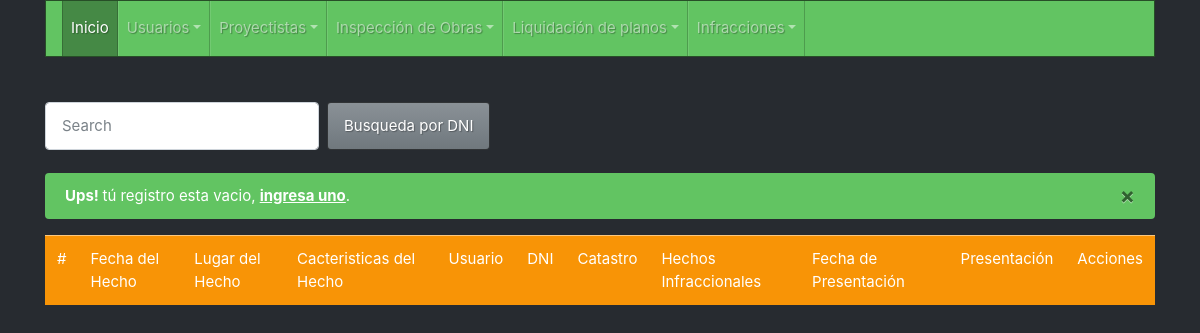
The page /inspeccion/buscar/ on the database as committed earlier.
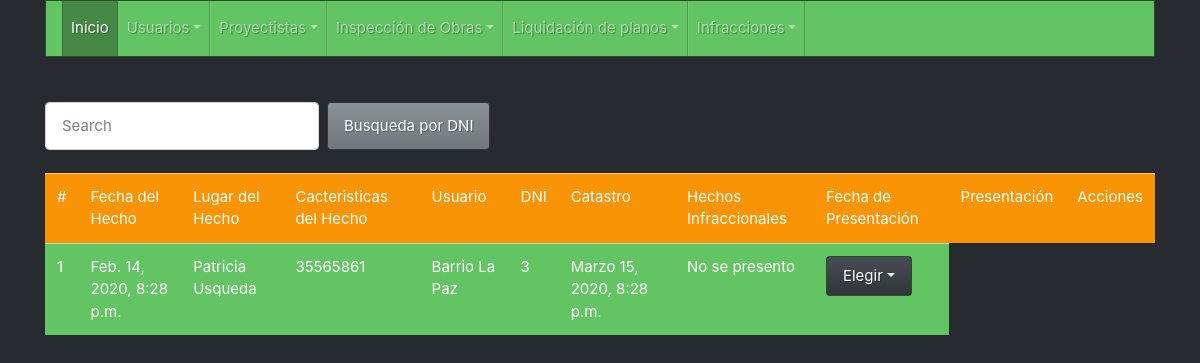
The same page on the database as committed later.
### obra/models.py (models this page shows)
class Obra(models.Model):
    fecha = models.DateTimeField(help_text='01/01/2020 09:00')
    usuario = models.ForeignKey(Usuario, null=False, blank=False, on_delete=models.CASCADE)
    ubicacion_obra = models.CharField(max_length=100)
    dias = models.IntegerField()
    presentacion = models.NullBooleanField(default=False)
    fecha_limite = models.DateTimeField(null=True, blank=True)
    fecha_presenta = models.DateField(null=True, blank=True)

### usuario/models.py (models this page shows, shortened)
class Usuario(models.Model):
    nombre = models.CharField(max_length=50)
    dni = models.CharField(max_length=8, unique=True)
    direccion = models.CharField(max_length=50, verbose_name='dirección')
    catastro = models.CharField(max_length=50)
    tel = models.CharField(max_length=10, null=True, blank=True)

### obra/views.py (the view)
# urls.py: path('buscar/', views.obra_search, name='obra_buscar'),
def obra_search(request):
    buscar = request.POST.get('buscalo')
    if buscar:
        obra=Obra.objects.filter(usuario__dni__contains=buscar)
    else:
        obra = Obra.objects.all()
        paginator = Paginator(obra, 7)
        page = request.GET.get('page')
        obra = paginator.get_page(page)
    for i in obra:
        i.fecha_limite = i.fecha + datetime.timedelta(days=30)
    contexto = {'object_list': obra,'f_actual':datetime.datetime.now(timezone.utc)}
    return render(request, 'obra/buscar.html',contexto)

### templates/obra/buscar.html (shortened to what this page needs)
{% extends 'base/base.html' %}
{% block content %}
<br>
<br>
<form class="form-inline my-2 my-lg-0" type="get" method="POST" action="{%url 'obra_buscar'%}">
    <input class="form-control mr-sm-2" type="text" placeholder="Search" name="buscalo" id="busca">
    <button class="btn btn-secondary my-2 my-sm-0" type="submit" href="" id="botonBus">Busqueda por DNI</button>
</form>
<br>
<table class="table table-hover">
    <thead>
    <tr class="table-warning" >
        <td scope="col">#</td>
        <td scope="col">Fecha del Hecho</td>
        <td scope="col">Lugar del Hecho</td>
        <td scope="col">Cacteristicas del Hecho</td>
        <td scope="col">Usuario</td>
        <td scope="col">DNI</td>
        <td scope="col">Catastro</td>
        <td scope="col">Hechos Infraccionales</td>
        <td scope="col">Fecha de Presentación</td>
        <td scope="col">Presentación</td>
        <td scope="col">Acciones</td>
    </tr>
    </thead>
    <tbody>
{% if object_list%}
            {%for obra in object_list%}
                {% if obra.presentacion == True or f_actual < obra.fecha_limite %}
        <tr class="table-success">
                {% elif f_actual > obra.fecha_limite %}
            <tr class="table-danger">
                    {% endif %}
            <td>{{obra.id}}</td>
            <td>{{obra.fecha}}</td>
            <td>{{obra.usuario.nombre}}</td>
                <td>{{obra.usuario.dni}}</td>
                <td>{{obra.ubicacion_obra}}</td>
                <td>{{obra.dias}}</td>
                <td>{{obra.fecha_limite}}</td>
            {% if obra.presentacion == False %}
            <td>No se presento</td>
            {% elif obra.presentacion == True %}
             <td>{{obra.fecha_presenta}}</td>
            {% endif %}
                <td>
                    <ul class="nav nav-pills">
                        <li class="nav-item dropdown">
                            <a class="nav-link dropdown-toggle" data-toggle="dropdown" href="#" role="button" aria-haspopup="true" aria-expanded="false">Elegir</a>
                        </li>
                    </ul>
                </td>
        </tr>
        {%endfor%}
        {% else %}
        <div class="alert alert-dismissible alert-success">
          <button type="button" class="close" data-dismiss="alert">&times;</button>
          <strong>Ups! </strong>tú registro esta vacio, <a href="{% url 'obra_nuevo' %}" class="alert-link">ingresa uno</a>.
        </div>
        {%endif%}
    </tbody>
</table>
{% endblock%}

Rows that differ between the two databases and show on the page:
added Obra: id "1", fecha "Feb. 14, 2020, 8:28 p.m.", usuario.nombre "Patricia Usqueda", usuario.dni "35565861", ubicacion_obra "Barrio La Paz", dias "3", fecha_limite "Marzo 15, 2020, 8:28 p.m.", presentacion "No se presento"
Other text that changed with them:
text no longer shown: "× Ups! tú registro esta vacio, ingresa uno ."
